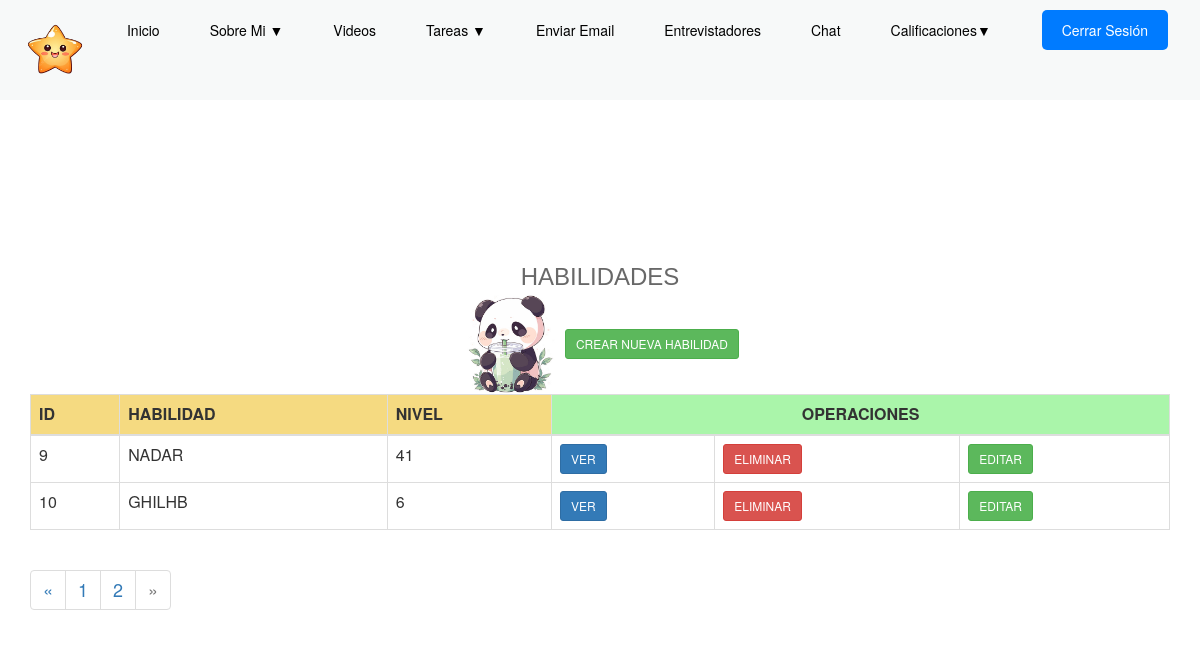
The app's page /habilidades/ (signed in) with its own data.
### appportafolio/models.py (models this page shows, shortened)
class Habilidad(models.Model):
	id = models.AutoField(primary_key=True)
	habilidad = models.CharField("Habilidad",max_length=25, null=True, blank=True)
	nivel= models.IntegerField("Nivel", null=True, blank=True) # 1 al 10
	class Meta:
		verbose_name = "Habilidad"  #puede ser otro nombre
		verbose_name_plural = "Habilidades"
		ordering = ['habilidad']

### appportafolio/views.py (the view)
# urls.py: re_path('habilidades/', views.habilidades, name='habilidades'),
def habilidades(request):
    print("\033[35mHola estoy en habilidades\033[0m")
    lista_habilidades = Habilidad.objects.all().order_by()
    page = request.GET.get('page')
    paginator = Paginator(lista_habilidades, 2)
    if page == None:
        print(" page recibe fuera de get o post NONE=" + str(page))
        page = paginator.num_pages
        request.session["pagina"] = page
    else:
        print(" page recibe esle del none de geo o post=" + str(page))
        request.session["pagina"] = page
    if request.method == 'GET':
        pagina = request.session["pagina"]
        print(" page recibe en GET=" + str(pagina))
    if request.method == 'POST':
        pagina = request.session["pagina"]
        print(" page recibe en POST=" + str(pagina))
    if "pagina" in request.session:  # --> preguntamos si existe la variable
        page = request.session["pagina"]
        print(" page recibe de sesion=" + str(page))
    try:
        lista_habilidades = paginator.get_page(page)
    except PageNotAnInteger:
        lista_habilidades = paginator.page(1)
    except EmptyPage:
        lista_habilidades = paginator.page(paginator.num_pages)
    context = {'lista_habilidades':lista_habilidades}
    return render(request, 'habilidades.html', context=context)

### templates/habilidades.html (shortened to what this page needs)
{% extends "base.html" %}
{% load static %}
{% block head %}
<link rel="stylesheet" href="https://maxcdn.bootstrapcdn.com/bootstrap/3.3.5/css/bootstrap.min.css">
{% endblock %}
{% block content %}
<br><br><br><br><br><br><br><br>
<center>
<font color="#686868" size="5" face="Comic Sans MS,Arial,Verdana">HABILIDADES</font>
    <br>
    <img src="{% static 'images/panda.jpg'%}" height='100' width='100'>
    <a class='btn btn-success btn-sm' href="{% url 'crear_habilidad' %}">CREAR NUEVA HABILIDAD</a>
</center>
<font size="3">
<table class="table table-bordered">
	<thead>
        <tr>
			<th bgcolor="#F5DA81">ID</th>
			<th bgcolor="#F5DA81">HABILIDAD</th>
            <th bgcolor="#F5DA81">NIVEL</th>
			<th colspan="3" style="text-align:center;" bgcolor="#AAF5AA">OPERACIONES</th>
        </tr>
    </thead>
	<tbody>
        {% for r in lista_habilidades %}
        <tr>
			<td> {{ r.id }} </td>
            <td> {{ r.habilidad|upper|slice:"0:12" }} </td>
            <td> {{ r.nivel }}</td>
            <form action="" method="post">
			    <td><a class='btn btn-primary btn-sm' href="{% url 'ver_habilidad' id=r.id %}">VER</a></td>
			    <td><a class='btn btn-danger btn-sm'  href="{% url 'eliminar_habilidad' eh=r.id %}">ELIMINAR</a></td>
			    <td><a class='btn btn-success btn-sm' href="{% url 'editar_habilidad' mh=r.id %}">EDITAR</a></td>
            </form>
        </tr>
        {% endfor %}
		 </tbody>
    </table>
</font>
{% if lista_habilidades.has_other_pages %}
<font size="4">
    <ul class="pagination">
        {% if lista_habilidades.has_previous %}
            <li><a href="?page={{ lista_habilidades.previous_page_number }}">&laquo;</a></li>
        {% else %}
            <li class="disabled"><span>&laquo;</span></li>
        {% endif %}
        {% for i in lista_habilidades.paginator.page_range %}
            {% if reservas.number == i %}
                <li class="active"><span>{{ i }} <span class="sr-only">(current)</span></span></li>
            {% else %}
                <li><a href="?page={{ i }}">{{ i }}</a></li>
            {% endif %}
        {% endfor %}
        {% if lista_habilidades.has_next %}
            <li><a href="?page={{ lista_habilidades.next_page_number }}">&raquo;</a></li>
        {% else %}
            <li class="disabled"><span>&raquo;</span></li>
        {% endif %}
    </ul>
</font>
{% endif %}
{% endblock content %}

### static/css/navbar.css (style rules this page uses)
* { margin: 0; padding: 0; box-sizing: border-box; }
ul, ol { list-style: none; padding: 0; }

### records on screen
Habilidad: id "9", habilidad "NADAR", nivel "41"
Habilidad: id "10", habilidad "GHILHB", nivel "6"

### other values on screen
{{ i }} "1" "2"
